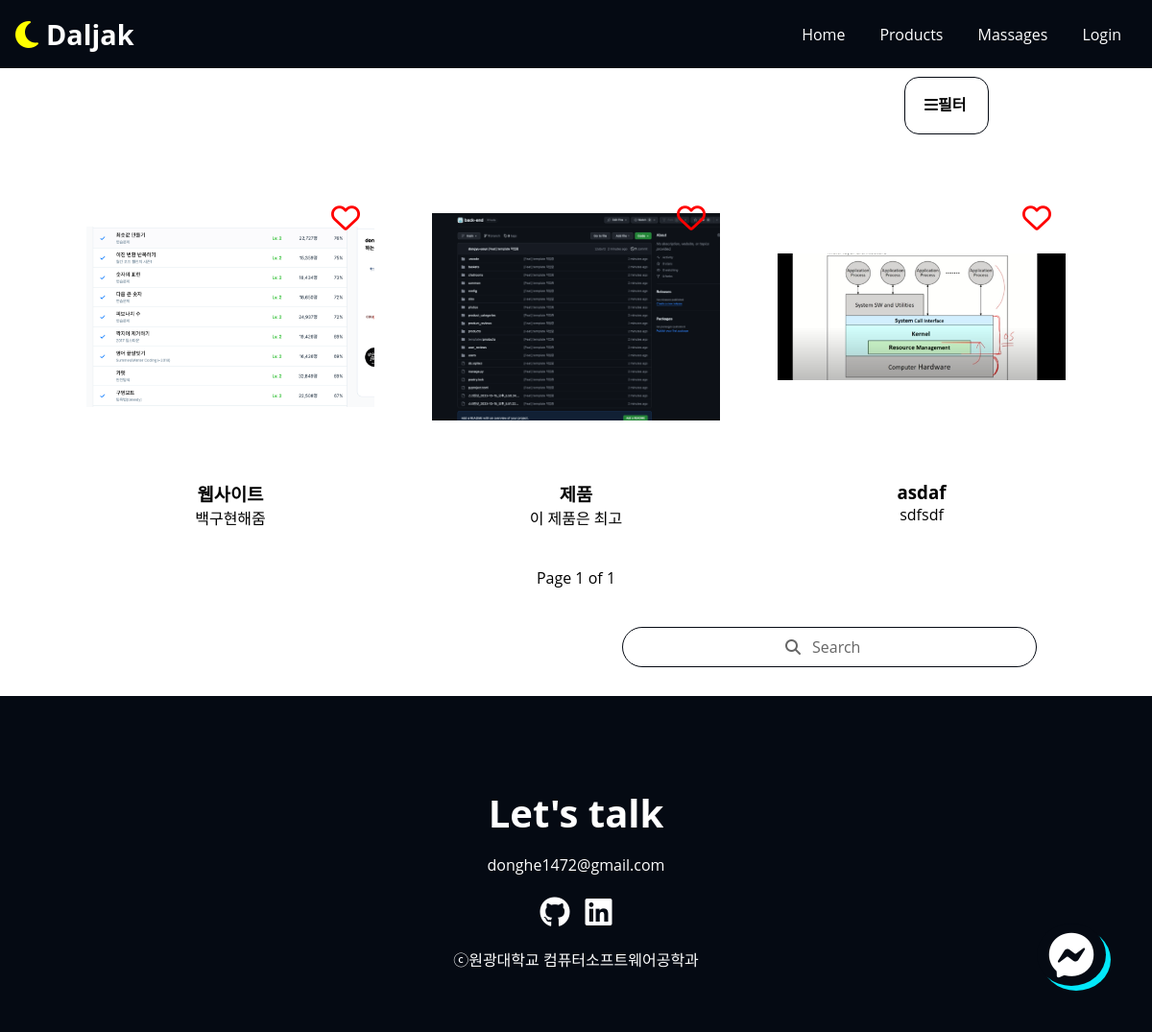
/products, run on an earlier commit of the app's database.
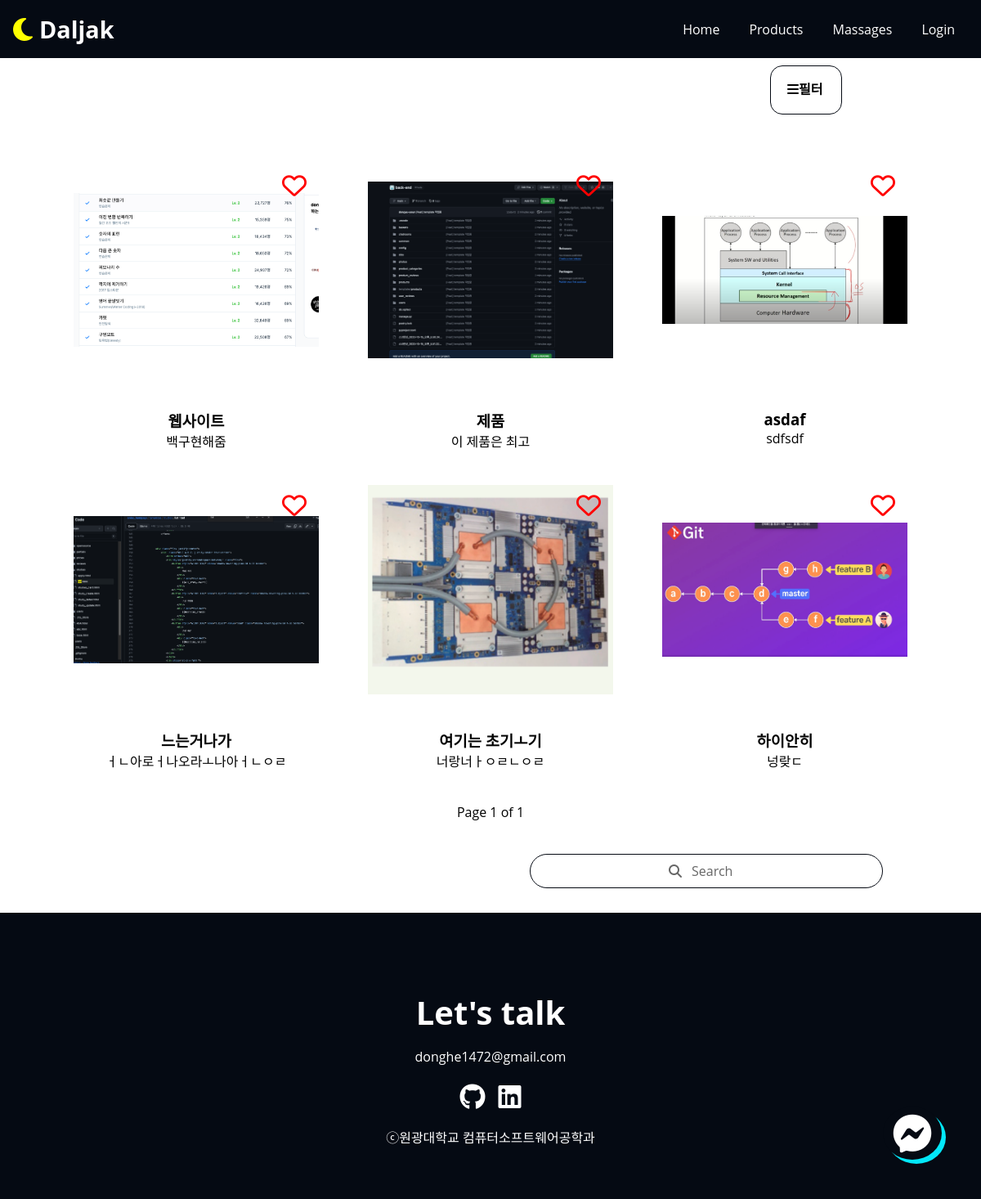
And on a later commit of the database.
### products/models.py (models this page shows, shortened)
class Product(Common):
    SEMI_A = "it"
    SEMI_B = "마케팅"
    SEMI_C = "언어"
    SEMI_D = "제작/글쓰기"
    SEMI_CHOICES = (
        (SEMI_A, "it"),
        (SEMI_B, "마케팅"),
        (SEMI_C, "언어"),
        (SEMI_D, "제작/글쓰기"),
    )
    registrant = models.ForeignKey(
        "users.User",
        on_delete=models.CASCADE,
    )
    filter = models.CharField(
        choices=SEMI_CHOICES, default='', max_length=10, blank=False, null=True)
    title = models.CharField(max_length=50, null=True,)
    content = models.TextField(
        null=True,
    )
    profile = models.ImageField(blank=True)
    image = models.ManyToManyField(
        "photos.Photo",
        blank=True,
    )
    price = models.PositiveBigIntegerField(
        null=True,
    )
    categories = models.ForeignKey(   # 카테고리
        "product_categories.ProductCategory",
        null=True,
        blank=True,
        on_delete=models.SET_NULL,
    )
    department = models.ManyToManyField(
        "Department", related_name="department", blank=True)
    species = models.ManyToManyField(
        "Species", related_name="species", blank=True)
    grade = models.ManyToManyField("Grade", blank=True)
    repair = models.ManyToManyField("Repair", blank=True)
    @property
    def get_photo_url(self):
        if self.profile:
            return self.profile.url
        else:
            return "/static/images/user.jpg"

### products/views.py (the view)
# urls.py: path("products", products_view.all_products, name="product_list"),
def all_products(request):
    page = request.GET.get("page")
    all_product = models.Product.objects.all()
    paginator = Paginator(all_product, 6)
    products = paginator.get_page(page)
    shapes_s = models.Species.objects.all()
    mind_s = models.Department.objects.all()
    color_s = models.Grade.objects.all()
    other_s = models.Repair.objects.all()
    print(products)
    return render(request, "products/products.html", context={"potato": products,  "mind": mind_s, "color": color_s, "other": other_s, "shape": shapes_s, })

### templates/products/products.html (shortened to what this page needs)
<!DOCTYPE html>
<html lang="en">
  <head>
  </head>
  <body>
    {% extends "base.html" %} {% block content%} {% load static %}
      <div class="home" style="display: flex;
    flex-direction: column;">
        <div class="pic-filter">
           <button class="pic-filter__filterbtn">
              <i class="fas fa-bars">필터</i></button>
        </div>
      <div class="pic-list__list">
        {% for abcd in potato.object_list %}
        <div>
        <a href="" class="project" target="blank" data-type="new">
           <div class="work__icon" >
            <i class="far fa-heart fas-2x bottomHeart "
              data-picture-id="{{ abcd.id }}"></i>
            </div>
          <img src="{{abcd.get_photo_url}}" class="project__img" />
        </a>
        <div class="project__text">
            <h3>{{abcd.title}}</h3>
            <span>{{abcd.content}}</span>
          </div>
        </div>
        {% endfor %}
      </div>
      <div class="pic-list__page">
         Page {{potato.number}} of {{potato.paginator.num_pages}}
        </div>
      <div>
          <form method="get" action="{% url 'product:search' %}"  class="picture__search">
            <div class="pic__search-box">
                <input name="city" placeholder="" class="pic__search-bar " value="{{city}}" onchange="onSubmit()">
                <div class="pic__search-placeholder">
                  <p class="sc-searchbox-placeholder-text">Search </p>
                </div>
            </div>
        </form>
      </div>
      <aside>
        <a class="arrow-up" href="#home" title="back to top">
          <i class="fab fa-facebook-messenger"></i>
        </a>
      </aside>
      <footer id="contact" class="section">
      <div class="max-container">
        <h2 class="title">Let&#39;s talk</h2>
        <p class="description">donghe1472@gmail.com</p>
        <ul class="contact__links">
          <li>
            <a
              class="contact__link"
              href="https://github.com/dream-ellie"
              target="_blank"
              title="my github link"
            >
              <i class="fa-brands fa-github"></i>
            </a>
          </li>
          <li>
            <a
              class="contact__link"
              href="https://github.com/dream-ellie"
              target="_blank"
              title="my linkedin link"
            >
              <i class="fa-brands fa-linkedin"></i>
            </a>
          </li>
        </ul>
        <p>ⓒ원광대학교 컴퓨터소프트웨어공학과</p>
      </div>
    </footer>
    {% endblock content %}

What changed in the data, as far as the page shows it:
added Product: get_photo_url (picture), title "느는거나가", content "ㅓㄴ아로ㅓ나오라ㅗ나아ㅓㄴㅇㄹ"
added Product: get_photo_url (picture), title "여기는 초기ㅗ기", content "너랑너ㅏㅇㄹㄴㅇㄹ"
added Product: get_photo_url (picture), title "하이안히", content "넝랒ㄷ"
